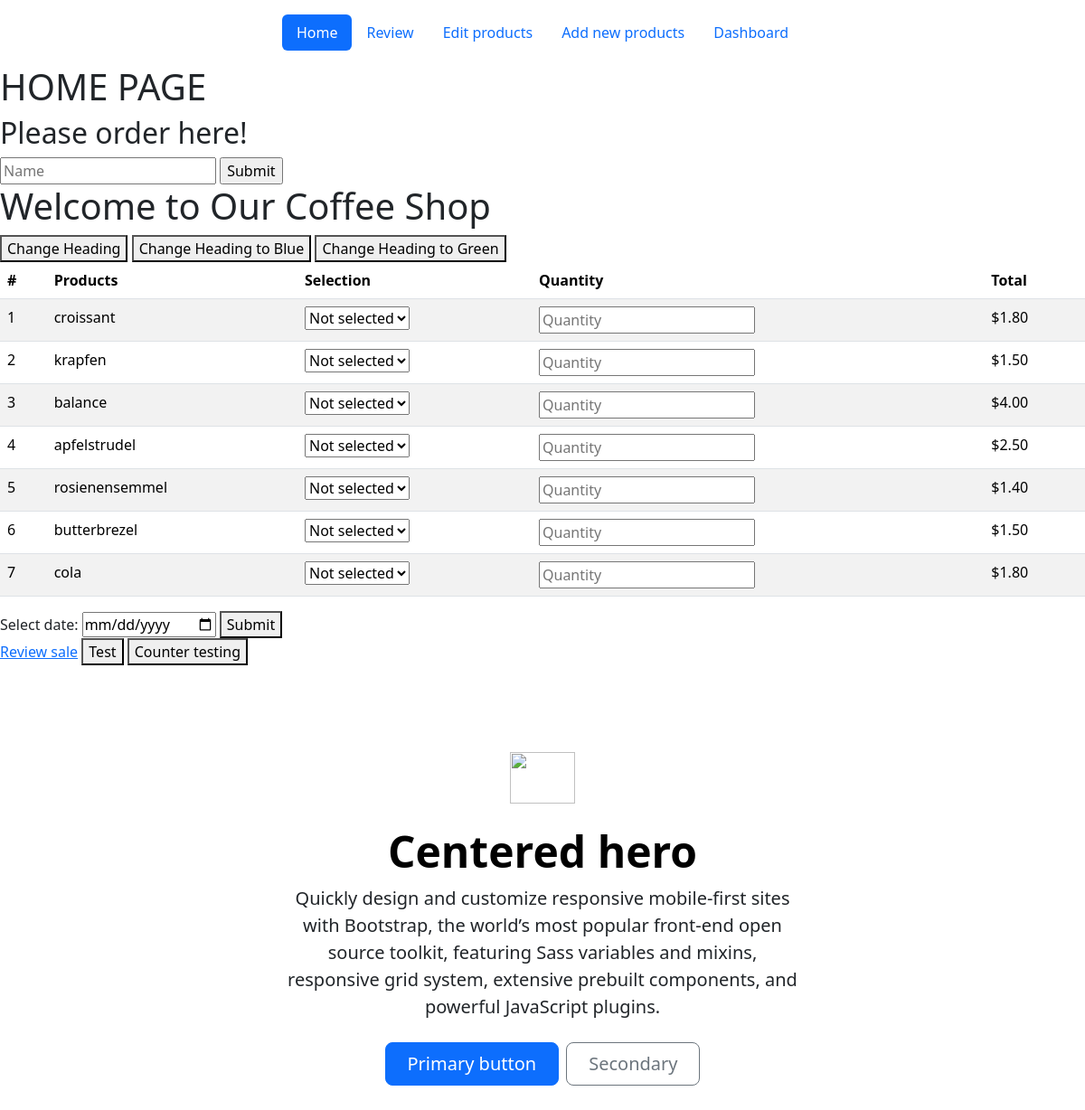
The page / on the database its author committed.
### tables this page shows
CREATE TABLE products (
id INTEGER PRIMARY KEY AUTOINCREMENT,
name TEXT,
category TEXT,
price REAL
, sell_price REAL);

### app.py (the view)
@app.route("/")
def index():
    products = get_all_products() # Fetch all products from DB
    return render_template("index.html", products=products)

### database.py (called while the page is built)
def get_connection():
    conn = sqlite3.connect("coffee.db") #opens the database file
    conn.row_factory = sqlite3.Row #optinal but useful: now u can access column by name
    return conn # give the connection back so that ur program can use it

def get_all_products():
    conn = get_connection() #call the function and connect to sqlite
    cursor =conn.cursor() #create a cursor object to read and write from the database
    cursor.execute ("SELECT * FROM products" )
    rows = cursor.fetchall () #fetch all results from that query and store them in rows like name=crossiant important
    products = []
    for row in rows:
        product = Products(row["id"], row["name"], row["category"], row["price"], row["sell_price"])
        products.append(product)
    conn.close()
    return products

### templates/index.html (shortened to what this page needs)
{% extends "layout.html" %}
{% block body %}
<h1>HOME PAGE</h1>
<h2>Please order here!</h2>
<form>
    <input type="text" id="name" placeholder="Name">
    <input type="submit">
</form>
<body>
    <h1 id="welcome-heading">Welcome to Our Coffee Shop</h1>
    <button id="change-heading-red">Change Heading</button>
    <button id="change-heading-blue">Change Heading to Blue</button>
    <button id="change-heading-green">Change Heading to Green</button>
</body>
<form action="/result" method="post">
    <table class="table table-striped ">
        <thead>
            <tr><th>#</th>
                <th>Products</th>
                <th>Selection</th>
                <th>Quantity</th>
                <th>Total</th>
            </tr>
        </thead>
        <tbody>
        {% for product in products %}
            <tr>
                <td>{{ loop.index }}</td>
                <td>{{ product.name }}</td>
                <td>
                    <select id="color-select" name="{{ product.name }}_confirm">
                        <option selected value="">Not selected</option>
                    </select>
                </td>
                <td>
                    <input name="{{ product.name }}_qty" type="number" placeholder="Quantity">
                </td>
                <td>
                    ${{ "%.2f"|format(product.price * 1) }}
                </td>
            </tr>
        {% endfor %}
        </tbody>
    </table>
    <label for="order_date">Select date:</label>
    <input type="date" id="order_date" name="order_date">
    <button id="submitButton" type="button">Submit</button>
</form>
<a href="/date">Review sale</a>
<button onclick="testing()">Test</button>
<button id="counterButton">Counter testing</button>
<div class="px-4 py-5 my-5 text-center">
    <img class="d-block mx-auto mb-4" src="/docs/5.3/assets/brand/bootstrap-logo.svg" alt="" width="72" height="57">
    <h1 class="display-5 fw-bold text-body-emphasis">Centered hero</h1>
    <div class="col-lg-6 mx-auto"> <p class="lead mb-4">Quickly design and customize responsive mobile-first sites with Bootstrap, the world’s most popular front-end open source toolkit, featuring Sass variables and mixins, responsive grid system, extensive prebuilt components, and powerful JavaScript plugins.</p>
        <div class="d-grid gap-2 d-sm-flex justify-content-sm-center"> <button type="button" class="btn btn-primary btn-lg px-4 gap-3">Primary button</button> <button type="button" class="btn btn-outline-secondary btn-lg px-4">Secondary</button>
        </div>
    </div>
</div>
{% endblock %}

### templates/layout.html (shortened to what this page needs)
<!DOCTYPE html>
<html lang en>
    <head>
        <link href="https://cdn.jsdelivr.net/npm/bootstrap@5.3.8/dist/css/bootstrap.min.css" rel="stylesheet">
    </head>
    <body>
        <div class="container">
            <header class="d-flex justify-content-center py-3">
                <ul class="nav nav-pills">
                    <li class="nav-item"><a href="/" class="nav-link active" aria-current="page">Home</a></li>
                    <li class="nav-item"><a href="/date" class="nav-link">Review</a></li>
                    <li class="nav-item"><a href="/edit" class="nav-link">Edit products</a></li>
                    <li class="nav-item"><a href="newproduct" class="nav-link">Add new products</a></li>
                    <li class="nav-item"><a href="/dashboard" class="nav-link">Dashboard</a></li>
                </ul>
            </header>
        </div>
        {% block body %}
        {% endblock %}
    </body>
</html>

### rows shown on the page
products: name "croissant", product.price*1 "1.80"
products: name "krapfen", product.price*1 "1.50"
products: name "balance", product.price*1 "4.00"
products: name "apfelstrudel", product.price*1 "2.50"
products: name "rosienensemmel", product.price*1 "1.40"
products: name "butterbrezel", product.price*1 "1.50"
products: name "cola", product.price*1 "1.80"
